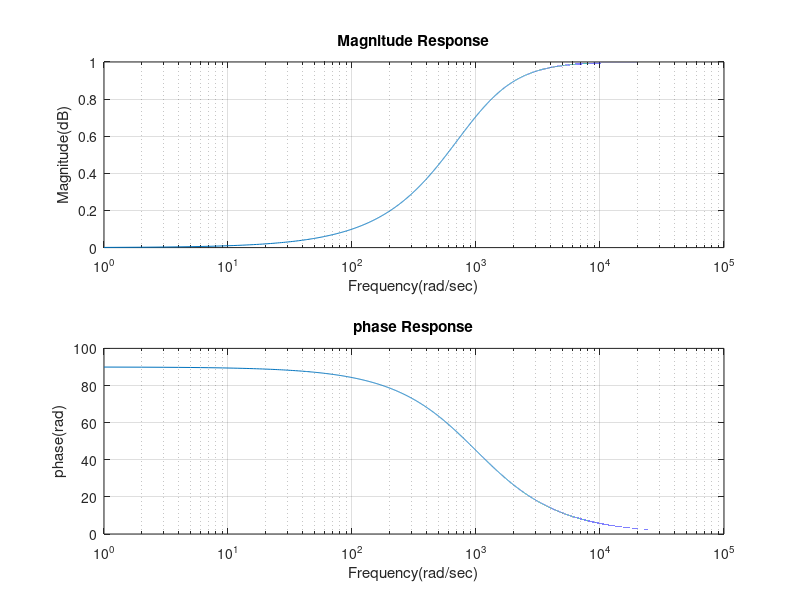

Here is the MATLAB script that generated this plot:
clear all;
close all; 
clc;
R = 1000;
C = 10^-6;
W = 0:50000;
num = [(R*C) 0];
den = [(R*C) 1];
TF = freqs(num,den,W);
mag = abs(TF);
phase = angle(TF)*180/pi;
subplot(2,1,1);
semilogx(W,mag); %logscale along x-axis to visualize larger value to smaller value
title('Magnitude Response');
xlabel('Frequency(rad/sec)');
ylabel('Magnitude(dB)');
grid on;
subplot(2,1,2);
semilogx(W,phase);
title('phase Response');
xlabel('Frequency(rad/sec)');
ylabel('phase(rad)');
grid on;

